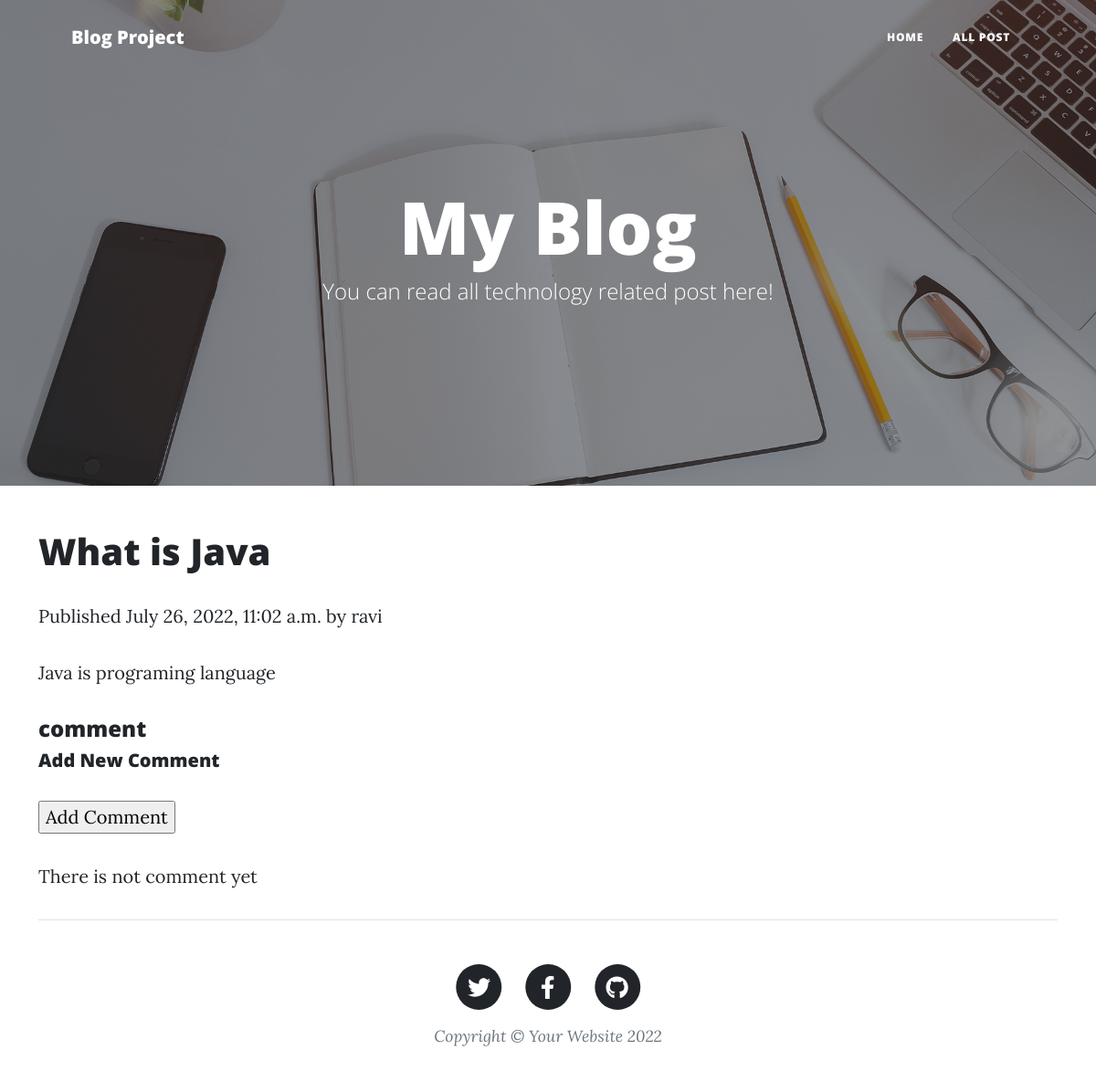
The page /7comments/ on the database its author committed.
### app/models.py (models this page shows, shortened)
class Post(models.Model):
    STATUS_CHOICES = (
        ('draft', 'Draft'),
        ('published', 'Published'),
    )
    title = models.CharField(max_length=250)
    slug = AutoSlugField(unique_for_date ='publish', unique=True, null=True,default=None)
    author = models.ForeignKey(User,on_delete=models.CASCADE, related_name='blog_posts')
    body = models.TextField()
    publish = models.DateTimeField(default=timezone.now)
    created = models.DateTimeField(auto_now_add=True)
    updated = models.DateTimeField(auto_now_add=True)
    status = models.CharField(max_length=10, choices=STATUS_CHOICES, default='draft')
    class Meta:
        ordering = ['-publish']
    objects = models.Manager()
    published = PublishedManager()

### app/views.py (the view)
# urls.py: path("<int:id>comments/", views.comments, name="comments"),
def comments(request, id):
    post = Post.objects.get(id=id)
    cmt = CommentForm(request.POST)
    if request.method == 'POST':
        if cmt.is_valid():
            cmt.save()
            return redirect('post_list')
    else:
        cmt = CommentForm()
    return render(request, "app/comment.html", {'cmt':cmt, 'post':post})

### app/forms.py
class CommentForm(forms.ModelForm):
    class Meta:
        model = Comment
        fields = ('name', 'email', 'body')

### app/templates/app/comment.html (shortened to what this page needs)
{% extends 'app/index.html' %}
{% block content %}
<div class="container">
   <h1>{{post.title}}</h1>
      <p class="date"> Published {{post.publish}} by {{post.author}} </p>
   <p>
      {{post.body | linebreaks }}
   </p>
   {% with comments.count as total_comments %}
   <h4>
      {{total_comments}} comment {{total_comments | pluralize}}
   </h4>
   {% endwith %}
   {% if new_comment %}
      <h2>Your comment has been added</h2>
   {% else %}
   <h5>Add New Comment</h5>
   <form action="" method="post">
      <p><input type="submit" value="Add Comment"></p>
   </form>
   {% endif %}
   {% for comment in comments %}
      <div class="comment">
         <p class="info">
         Comment {{ forloop.counter }} by {{comment.name}}
      </p>
      {{comment.body | linebreaks }}
      </div>
   {% empty %}
      <p> There is not comment yet</p>
   {% endfor %}
   {% endblock %}

### rows shown on the page
Post: title "What is Java", publish "July 26, 2022, 11:02 a.m.", author "ravi", body "Java is programing language"
